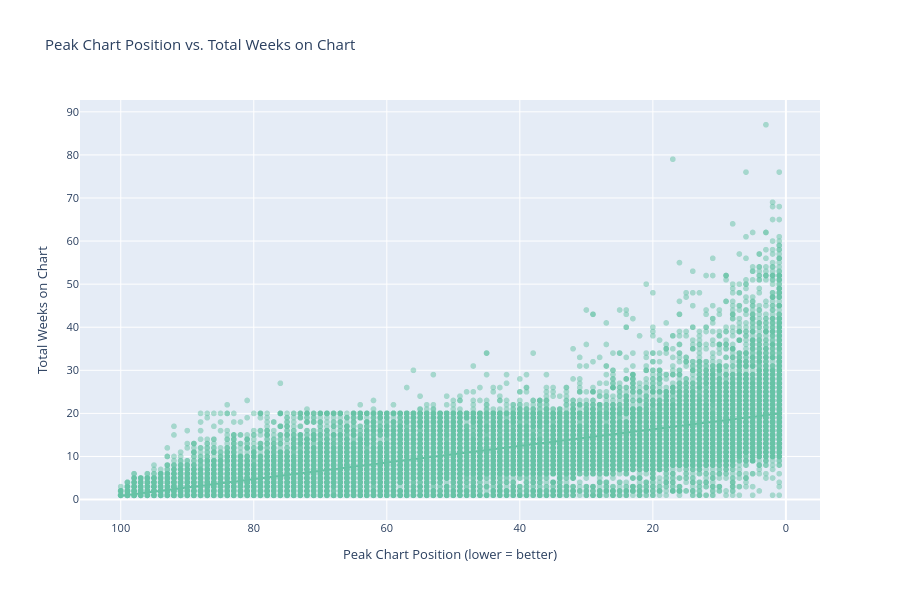

Write notebook code for a chart like this one.
### Markdown cell above
#### Peak Chart Position vs. Total Weeks on Chart

The interactive scatter plot shows the correlation between a songs peak chart position and it's chart longevity. Hovering reveals specific songs, making outliers explorable. The x-axis reversal (lower = better) matches intuitive chart position numbering.

There is a clear negative correlation betwen peak position and total weeks on chart. Songs that reach higher peak positions (lower numbers, closer to #1) stay on charts significantly longer.

**The Pattern:**

- **#1 Songs:** The tallest bars on the right show chart-toppers often stay 40-70+ weeks, with some exceptional cases exceeding 80 weeks.
- **Top 20 Songs:** Moderate longevity, typically 20-40 weeks.
- **Lower Positions (#50-100):** The shortest bars on the left show these songs typically chart for just 5-20 weeks before dropping off.

Chart success breeds more chart success. Songs that peak higher gain momentum through increased radio play, playlist placement, media attention, and word-of-mouth, creating a self-reinforcing cycle. Meanwhile, songs that never break into the top tier can fade quickly. Some songs (the scattered points above the bars) defy the pattern, reaching only moderate peak positions but maintaining long chart runs, or vice versa. These might be sleeper hits with dedicated fanbases or viral moments that didn't translate to peak position.

Peak position is one of the strongest predictors of chart longevity we've examined, far more predictive than any audio feature (energy, danceability, etc.). Where a song peaks matters enormously for how long it stays relevant.

### Code cell
import plotly.express as px

# Prepare data
song_summary = billboard.groupby('song_id').agg({
    'weeks_on_chart': 'max',
    'peak_position': 'min',
    'song': 'first',
    'performer': 'first'
}).reset_index()

# Figure
fig = px.scatter(song_summary,
                 x='peak_position',
                 y='weeks_on_chart',
                 hover_data={'song': True,
                             'performer': True,
                             'peak_position': True,
                             'weeks_on_chart': True},
                 trendline='ols',
                 title='Peak Chart Position vs. Total Weeks on Chart',
                 labels={'peak_position': 'Peak Chart Position (lower = better)',
                         'weeks_on_chart': 'Total Weeks on Chart'},
                 opacity=0.5,
                 color_discrete_sequence=[PLOTLY_SET2[0]])

# Hover
fig.update_traces(
    hovertemplate='<b>%{customdata[0]}</b><br>' +
                  'Artist: %{customdata[1]}<br>' +
                  'Peak Position: %{x}<br>' +
                  'Weeks on Chart: %{y}<br>' +
                  '<extra></extra>',
    marker=dict(size=6)
)

# Display
fig.update_xaxes(autorange='reversed')

fig.update_layout(
    height=600,
    font=dict(size=11),
    hovermode='closest'
)

fig.show()

### Figure 1 — Plotly figure (JSON) as saved in the notebook; plotly's stock layout.template omitted (floating-point values rounded to 4 significant figures; data arrays with more than 128 entries replaced by an {"elided": "..."} marker saying what was removed)
{"data": [{"customdata": {"elided": "29389x2 str values"}, "hovertemplate": "<b>%{customdata[0]}</b><br>Artist: %{customdata[1]}<br>Peak Position: %{x}<br>Weeks on Chart: %{y}<br><extra></extra>", "legendgroup": "", "marker": {"color": "rgb(102,194,165)", "opacity": 0.5, "size": 6, "symbol": "circle"}, "mode": "markers", "name": "", "showlegend": false, "type": "scattergl", "x": {"elided": "29389 int values"}, "xaxis": "x", "y": {"elided": "29389 int values"}, "yaxis": "y"}, {"hovertemplate": "<b>%{customdata[0]}</b><br>Artist: %{customdata[1]}<br>Peak Position: %{x}<br>Weeks on Chart: %{y}<br><extra></extra>", "legendgroup": "", "marker": {"color": "rgb(102,194,165)", "size": 6, "symbol": "circle"}, "mode": "lines", "name": "", "showlegend": false, "type": "scattergl", "x": {"elided": "29389 int values"}, "xaxis": "x", "y": {"elided": "29389 float values"}, "yaxis": "y"}], "layout": {"font": {"size": 11}, "height": 600, "hovermode": "closest", "legend": {"tracegroupgap": 0}, "title": {"text": "Peak Chart Position vs. Total Weeks on Chart"}, "xaxis": {"anchor": "y", "autorange": "reversed", "domain": [0, 1], "title": {"text": "Peak Chart Position (lower = better)"}}, "yaxis": {"anchor": "x", "domain": [0, 1], "title": {"text": "Total Weeks on Chart"}}}}
